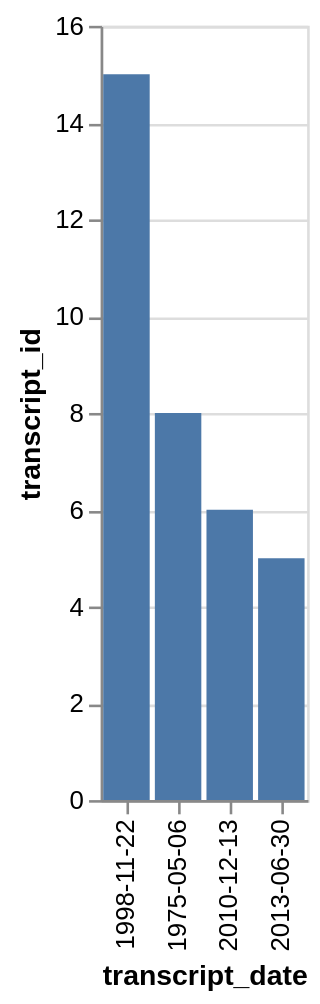

This figure's Vega-Lite source:
### Vega-Lite specification from a JSON file in a GitHub repository (floating-point values rounded to 4 significant figures)
{"data": {"values": [{"x_data": "1998-11-22", "y_data": 15}, {"x_data": "1975-05-06", "y_data": 8}, {"x_data": "2010-12-13", "y_data": 6}, {"x_data": "2013-06-30", "y_data": 5}]}, "mark": "bar", "encoding": {"x": {"field": "x_data", "type": "nominal", "title": "transcript_date", "sort": {"op": "sum", "field": "y_data", "order": "descending"}}, "y": {"field": "y_data", "type": "quantitative", "title": "transcript_id"}}}
